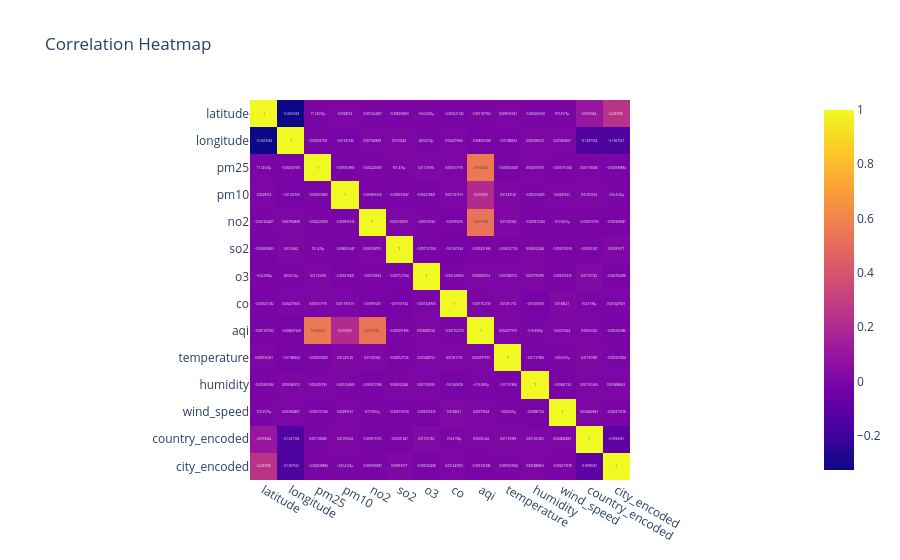

Write notebook code for a chart like this one.
### Code cell
# EDA: Correlation heatmap
numeric_cols = df.select_dtypes(include=[np.number]).columns
corr_matrix = df[numeric_cols].corr()
fig = px.imshow(corr_matrix, text_auto=True, title='Correlation Heatmap')
fig.write_image('../viz/correlation_heatmap.png')
fig.show()

### Figure 1 — Plotly figure (JSON) as saved in the notebook; plotly's stock layout.template omitted (floating-point values rounded to 4 significant figures; data arrays with more than 128 entries replaced by an {"elided": "..."} marker saying what was removed)
{"data": [{"coloraxis": "coloraxis", "hovertemplate": "x: %{x}<br>y: %{y}<br>color: %{z}<extra></extra>", "name": "0", "texttemplate": "%{z}", "type": "heatmap", "x": ["latitude", "longitude", "pm25", "pm10", "no2", "so2", "o3", "co", "aqi", "temperature", "humidity", "wind_speed", "country_encoded", "city_encoded"], "xaxis": "x", "y": ["latitude", "longitude", "pm25", "pm10", "no2", "so2", "o3", "co", "aqi", "temperature", "humidity", "wind_speed", "country_encoded", "city_encoded"], "yaxis": "y", "z": {"elided": "14x14 float values"}}], "layout": {"coloraxis": {"colorscale": [[0, "#0d0887"], [0.1111, "#46039f"], [0.2222, "#7201a8"], [0.3333, "#9c179e"], [0.4444, "#bd3786"], [0.5556, "#d8576b"], [0.6667, "#ed7953"], [0.7778, "#fb9f3a"], [0.8889, "#fdca26"], [1, "#f0f921"]]}, "title": {"text": "Correlation Heatmap"}, "xaxis": {"anchor": "y", "constrain": "domain", "domain": [0, 1], "scaleanchor": "y"}, "yaxis": {"anchor": "x", "autorange": "reversed", "constrain": "domain", "domain": [0, 1]}}}
